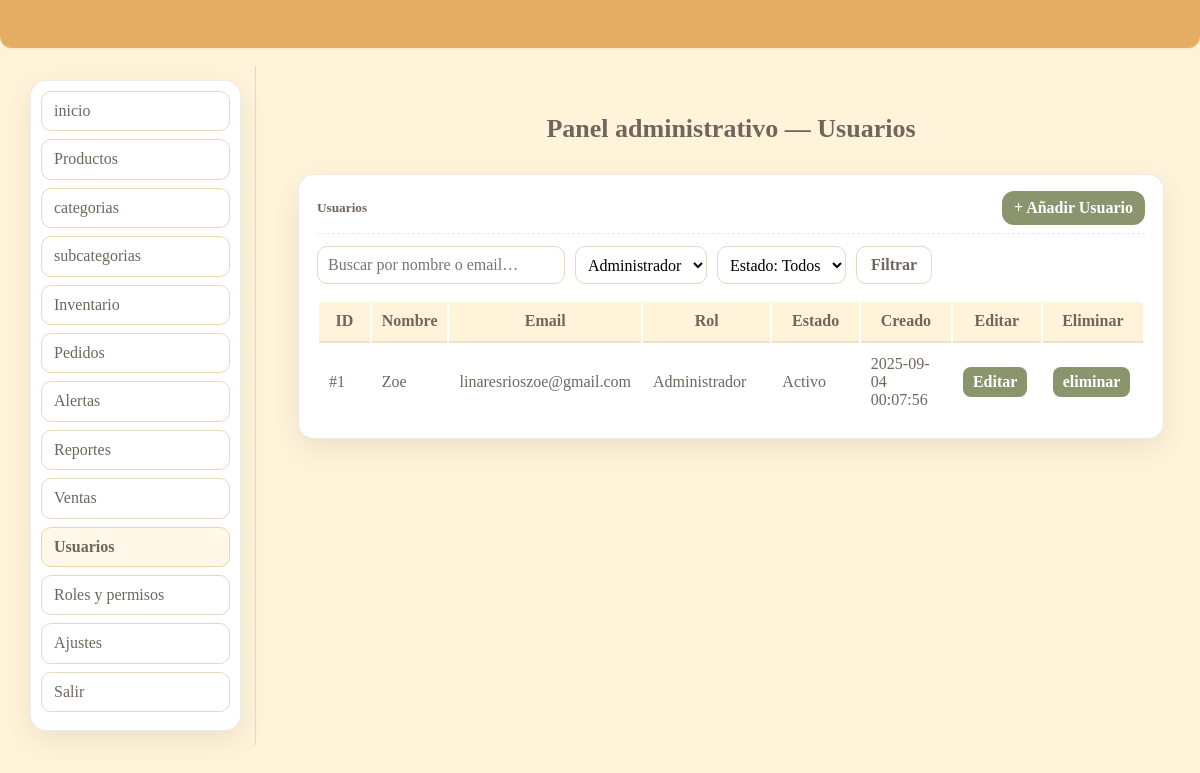
The page /admin/usuarios/index.php?rol=1 on the database its author committed.
### tables this page shows
CREATE TABLE `usuario` (
  `id_usuario` int(10) UNSIGNED NOT NULL,
  `nombre` varchar(120) NOT NULL,
  `email` varchar(120) NOT NULL,
  `contrasena` varchar(255) NOT NULL,
  `id_rol` tinyint(3) UNSIGNED NOT NULL,
  `id_estado_usuario` tinyint(3) UNSIGNED NOT NULL,
  `creado_en` datetime NOT NULL DEFAULT current_timestamp(),
  `actualizado_en` datetime DEFAULT NULL
);

CREATE TABLE `rol` (
  `id_rol` tinyint(3) UNSIGNED NOT NULL,
  `nombre_rol` varchar(32) NOT NULL
);

CREATE TABLE `estado_usuario` (
  `id_estado_usuario` tinyint(3) UNSIGNED NOT NULL,
  `nombre_estado` varchar(32) NOT NULL
);

### admin/usuarios/index.php (the view, shortened to what this page needs)
<?php
include(__DIR__ . '/../../includes/db.php');
$HAS_ACL = file_exists(__DIR__ . '/../includes/acl.php');
if ($HAS_ACL) { require_once __DIR__ . '/../includes/acl.php'; }
else {
  if (!function_exists('can')) { function can($k){ return true; } }
}
function h($s){ return htmlspecialchars((string)$s, ENT_QUOTES, 'UTF-8'); }
$q     = trim($_GET['q'] ?? '');
$idRol = (int)($_GET['rol'] ?? 0);
$page    = max(1, (int)($_GET['page'] ?? 1));
$perPage = 15;
$offset  = ($page - 1) * $perPage;
$roles = [];
$r = $conexion->query("SELECT id_rol, nombre_rol FROM rol ORDER BY nombre_rol");
while ($row=$r->fetch_assoc()) $roles[]=$row;
$w=[]; $params=[]; $types='';
if ($idRol>0){ $w[]="u.id_rol=?"; $params[]=$idRol; $types.='i'; }
$whereSql = $w ? ('WHERE '.implode(' AND ', $w)) : '';
$sqlList = "
  SELECT u.id_usuario, u.nombre, u.email, u.creado_en, u.actualizado_en,
         r.nombre_rol, e.nombre_estado
  FROM usuario u
  LEFT JOIN rol r ON r.id_rol = u.id_rol
  LEFT JOIN estado_usuario e ON e.id_estado_usuario = u.id_estado_usuario
  $whereSql
  ORDER BY u.nombre ASC
  LIMIT ? OFFSET ?
";
$typesList = $types.'ii';
$paramsList = $params; $paramsList[]=$perPage; $paramsList[]=$offset;
$st=$conexion->prepare($sqlList);
$st->bind_param($typesList, ...$paramsList);
$st->execute();
$rows=$st->get_result()->fetch_all(MYSQLI_ASSOC);
?>
<!doctype html>
<html lang="es">
<head>
  <link rel="stylesheet" href="https://cdnjs.cloudflare.com/ajax/libs/normalize/8.0.1/normalize.min.css">
  <link rel="stylesheet" href="https://cdnjs.cloudflare.com/ajax/libs/skeleton/2.0.4/skeleton.min.css">
  <link rel="stylesheet" href="/libreria_lapicito/css/style.css">
</head>
<body>
  <div class="barra"></div>
  <div class="prod-shell">
    <aside class="prod-side">
      <ul class="prod-nav">
        <li><a  href="/libreria_lapicito/admin/index.php">inicio</a></li>
        <?php if (can('productos.ver')): ?>
        <li><a href="/libreria_lapicito/admin/productos/">Productos</a></li>
        <?php endif; ?>
        <li><a href="/libreria_lapicito/admin/categorias/">categorias</a></li>
        <?php if (can('inventario.ver')): ?>
           <li><a href="/libreria_lapicito/admin/subcategorias/">subcategorias</a></li>
        <li><a href="/libreria_lapicito/admin/inventario/">Inventario</a></li>
        <?php endif; ?>
        <?php if (can('pedidos.aprobar')): ?>
        <li><a href="/libreria_lapicito/admin/pedidos/">Pedidos</a></li>
        <?php endif; ?>
        <?php if (can('alertas.ver')): ?>
        <li><a href="/libreria_lapicito/admin/alertas/">Alertas</a></li>
        <?php endif; ?>
        <?php if (can('reportes.detallados') || can('reportes.simple')): ?>
        <li><a href="/libreria_lapicito/admin/reportes/">Reportes</a></li>
        <?php endif; ?>
         <?php if (can('ventas.rapidas')): ?>
        <li><a href="/libreria_lapicito/admin/ventas/">Ventas</a></li>
        <?php endif; ?>
        <?php if (can('usuarios.gestionar') || can('usuarios.crear_empleado')): ?>
        <li><a class="active" href="/libreria_lapicito/admin/usuarios/">Usuarios</a></li>
        <?php endif; ?>
        <?php if (can('usuarios.gestionar')): ?>
        <li><a href="/libreria_lapicito/admin/roles/">Roles y permisos</a></li>
        <?php endif; ?>
        <li><a href="/libreria_lapicito/admin/ajustes/">Ajustes</a></li>
        <li><a href="/libreria_lapicito/admin/logout.php">Salir</a></li>
      </ul>
    </aside>
    <main class="prod-main">
      <div class="inv-title">Panel administrativo — Usuarios</div>
      <div class="prod-card">
        <div class="prod-head">
          <h5>Usuarios</h5>
          <?php if (can('usuarios.crear_empleado')): ?>
            <a class="btn-add" href="/libreria_lapicito/admin/usuarios/crear.php">+ Añadir Usuario</a>
          <?php endif; ?>
        </div>
        <form class="prod-filters" method="get">
          <input class="input-search" type="text" name="q" value="<?= h($q) ?>" placeholder="Buscar por nombre o email…">
          <select name="rol">
            <?php foreach($roles as $r): ?>
              <option value="<?= (int)$r['id_rol'] ?>" <?= $idRol===(int)$r['id_rol']?'selected':'' ?>>
                <?= h($r['nombre_rol']) ?>
              </option>
            <?php endforeach; ?>
          </select>
          <select name="estado">
            <option value="0">Estado: Todos</option>
          </select>
          <button class="btn-filter" type="submit">Filtrar</button>
        </form>
        <div class="table-wrap">
          <table class="u-full-width">
            <thead>
              <tr>
                <th style="width:80px">ID</th>
                <th>Nombre</th>
                <th>Email</th>
                <th style="width:160px">Rol</th>
                <th style="width:140px">Estado</th>
                <th style="width:120px">Creado</th>
                <th style="width:80px">Editar</th>
                <th style="width:90px">Eliminar</th>
              </tr>
            </thead>
            <tbody>
              <?php foreach($rows as $u): ?>
                <tr>
                  <td>#<?= (int)$u['id_usuario'] ?></td>
                  <td><?= h($u['nombre']) ?></td>
                  <td><?= h($u['email']) ?></td>
                  <td><?= h($u['nombre_rol'] ?? '—') ?></td>
                  <td><?= h($u['nombre_estado'] ?? '—') ?></td>
                  <td><?= h($u['creado_en']) ?></td>
                  <td><a class="btn-sm" href="/libreria_lapicito/admin/usuarios/editar.php?id=<?= (int)$u['id_usuario'] ?>">Editar</a></td>
                  <td><a class="btn-sm" href="/libreria_lapicito/admin/usuarios/eliminar.php?id=<?= (int)$u['id_usuario'] ?>">eliminar</a></td>
                </tr>
              <?php endforeach; ?>
            </tbody>
          </table>
        </div>
      </div>
    </main>
  </div>
</body>
</html>

### css/style.css (style rules this page uses)
:root { --barra:#e3ad63; --fondo:#fff3d9; --texto:#6f665c; --btn:#8a956e; --btn-txt:#ffffff; --borde:rgba(0,0,0,.08); --sombra:0 10px 30px rgba(0,0,0,.08); --radio:12px; --radio-lg:16px; --f1:clamp(26px,3.2vw,34px); --f3:clamp(14px,1.5vw,16px); }
html,body { margin:0;padding:0 }
body { background:var(--fondo); color:var(--texto); -webkit-font-smoothing:antialiased; -moz-osx-font-smoothing:grayscale; }
h1,h2,h3,h4,h5,h6 { margin-top:.2rem;margin-bottom:.6rem; }
.barra { height:48px; background:var(--barra); border-bottom-left-radius:var(--radio); border-bottom-right-radius:var(--radio); box-shadow:0 2px 0 #e3ad63; position:relative; overflow:hidden; }
.barra::after { content:""; position:absolute; inset:0; background:linear-gradient(90deg,transparent 0 30%,rgba(255,255,255,.16) 50%,transparent 70% 100%); transform:translateX(-100%); animation:barra-brillo 6s linear infinite; pointer-events:none; }
.barra { box-shadow:0 2px 0 rgba(0,0,0,.04); }
.inv-title { text-align:center; color:#6f665c; font-weight:600; padding:10px 0 12px; }
.prod-shell { display:grid; grid-template-columns:220px 1fr; gap:0; min-height:calc(100vh - 110px); }
.prod-side { background:#fff3d9; border-right:1px solid #e6d9bf; padding:14px; }
.prod-nav { list-style:none; margin:0; padding:0; }
.prod-nav li { margin-bottom:8px; }
.prod-nav a { display:block; padding:8px 10px; border:1px solid #e6d9bf; border-radius:10px; background:#fff; color:#6f665c; text-decoration:none; }
.prod-nav a.active { background:#fffef2; border-color:#e9d7b5; font-weight:700; }
.prod-main { padding:14px; }
.prod-card { background:#fff9ef; border:1px solid #e6d9bf; border-radius:12px; padding:12px; }
.prod-head { display:flex; align-items:center; justify-content:space-between; margin-bottom:8px; }
.btn-add { background:#8a956e; color:#fff !important; border:0; border-radius:12px; padding:8px 12px; font-weight:700; text-decoration:none; }
.prod-filters { display:grid; grid-template-columns:1fr 220px 200px 120px; gap:8px; align-items:center; margin-bottom:8px; }
.input-search { height:38px; border:1px solid #e6d9bf; border-radius:10px; padding-left:36px; padding-right:10px; }
.prod-filters select { height:38px; border:1px solid #e6d9bf; border-radius:10px; background:#fff; padding:6px 8px; }
.btn-filter { height:38px; border:1px solid #e6d9bf; background:#fff; border-radius:10px; padding:0 12px; color:#6f665c; font-weight:600; }
.table-wrap { border-radius:10px; overflow:auto; }
table.u-full-width thead th { background:#fff3d9; }
.input-search { height:38px; border:1px solid #e6d9bf; border-radius:10px; background:#fff; padding-right:36px; padding-left:10px; box-sizing:border-box; }
.btn-sm { display:inline-block; padding:6px 10px; border-radius:8px; background:var(--btn); color:#fff!important; text-decoration:none; font-weight:600; border:0; }
.prod-main { max-width: 1200px; margin: 0 auto; padding: 24px 20px 48px; }
.inv-title { font-weight: 700; font-size: clamp(20px, 2.2vw, 26px); margin: 14px 0 18px; color: var(--texto); }
.prod-shell { display: grid; grid-template-columns: 240px 1fr; gap: 22px; align-items: start; padding: 18px 16px 40px; }
.prod-side { position: sticky; top: 14px; align-self: start; }
.prod-nav { list-style: none; margin: 0; padding: 10px; background: #fff; border: 1px solid var(--borde); border-radius: var(--radio-lg); box-shadow: var(--sombra); }
.prod-nav li+li { margin-top: 6px; }
.prod-nav a { display: block; padding: 10px 12px; border-radius: 10px; color: var(--texto); text-decoration: none; }
.prod-nav a.active { background: #fff7e8; border: 1px solid #f1d5a3; }
.prod-card { background:#fff; border:1px solid var(--borde); border-radius: var(--radio-lg); box-shadow: var(--sombra); padding: 16px 18px; margin-bottom: 18px; }
.prod-head { display:flex; align-items:center; justify-content:space-between; gap:12px; padding-bottom: 8px; margin-bottom: 12px; border-bottom: 1px dashed var(--borde); }
.prod-head h5 { margin:0; }
.prod-filters { display: flex; flex-wrap: wrap; gap: 10px; align-items: center; margin: 10px 0 16px; }
.prod-filters .btn-filter { padding: 8px 14px; }
.table-wrap { overflow-x:auto; }
.u-full-width th, .u-full-width td { padding: 10px 10px; vertical-align: middle; }
.u-full-width thead th { font-weight: 600; border-bottom: 2px solid var(--borde); }

### rows shown on the page
usuario: id_usuario "1", nombre "Zoe", email "linaresrioszoe@gmail.com", id_rol.nombre_rol "Administrador", id_estado_usuario.nombre_estado "Activo", creado_en "2025-09-04 00:07:56"

### other values the page prints
form field rol "Administrador"
